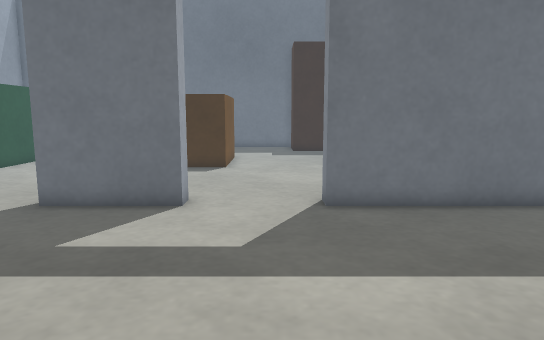
View 1 (above)

18 first-person views from a walk through a robot-simulator world made for Webots. The camera is 0.5 m above the floor, tilts 8° down and sees 70° across. The floor is counted in squares, 0.2 m on a side. Each view is taken from the middle of a square. On the plan, view 1 faces up. The plan holds only what a view shows up to about 20 squares ahead; the rest is blank.

View 2
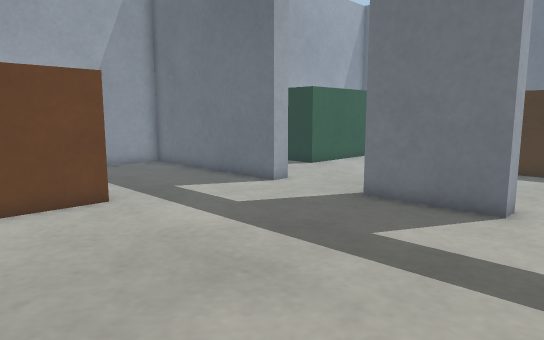

View 3
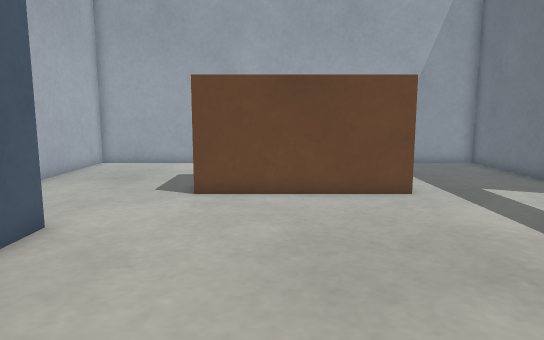

View 4
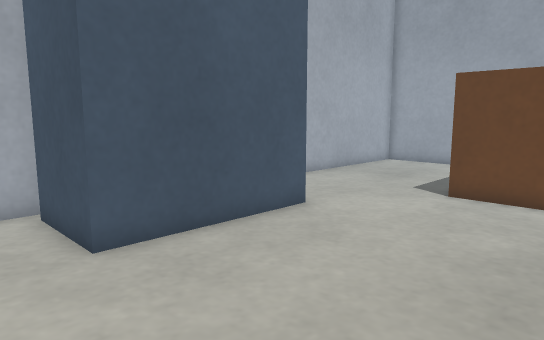

View 5
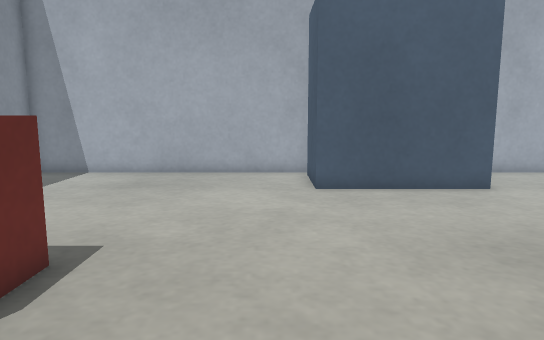

View 6
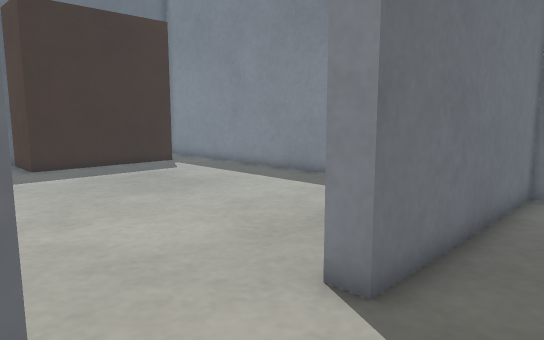

View 7
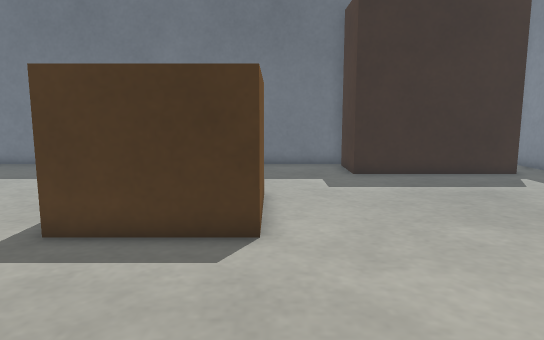

View 8
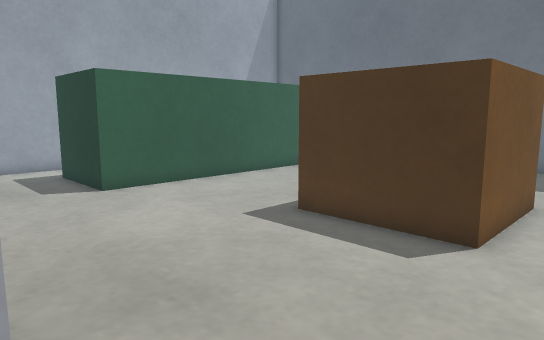

View 9
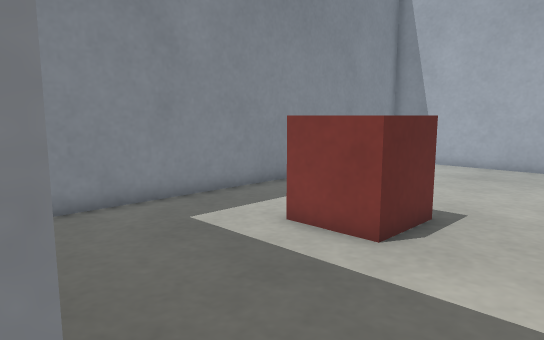

View 10
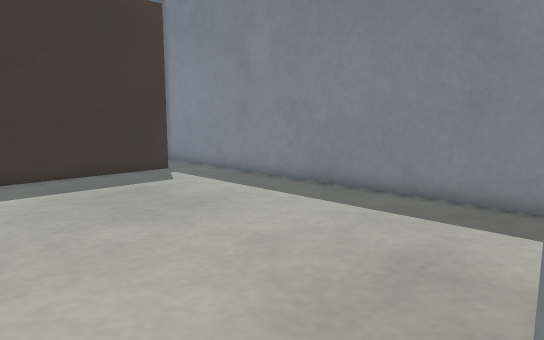

View 11
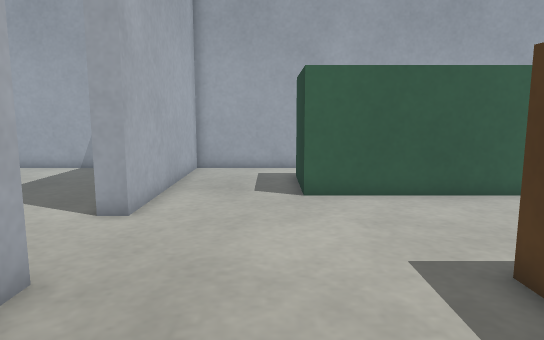

View 12
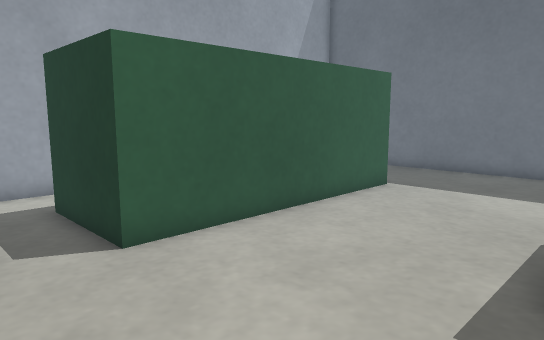

View 13
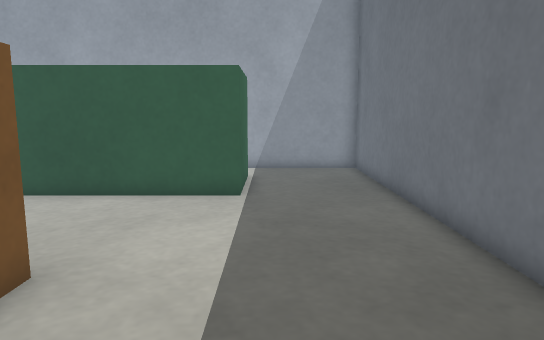

View 14
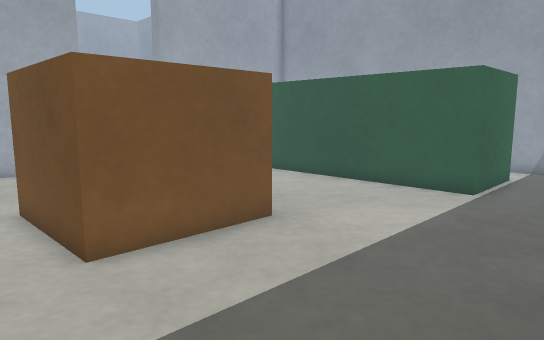

View 15
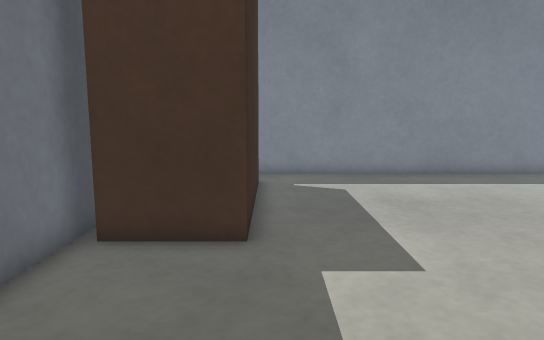

View 16
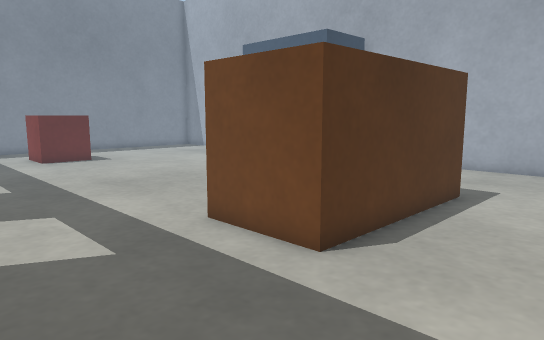

View 17
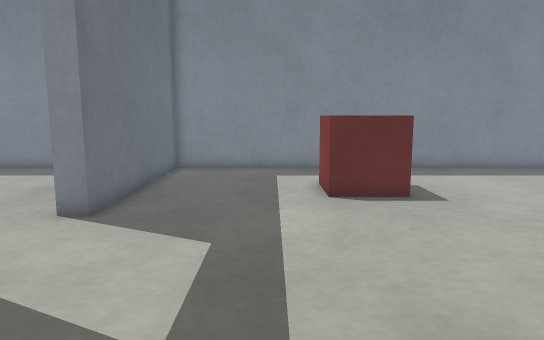

View 18
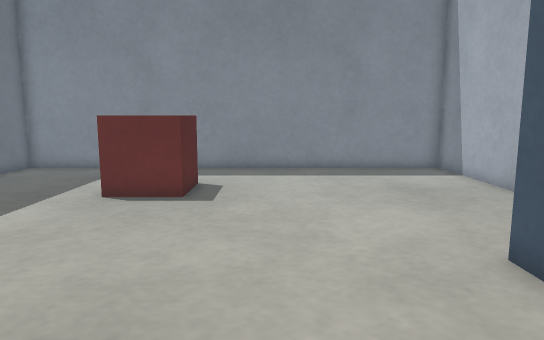

### Floor plan
Key: @ floor where view 1 was taken; # wall or solid block; . floor; B green box; R brown box; C cabinet; E red box.
Columns run from 20 left of view 1 to 11 right of it. Each row starts with its distance up from view 1.
 31 ########################       #
 30 #.....................R       .#
 29 #.....................R       .#
 28 #.....................RRRRRRR..#
 27 #..............................#
 26 #..BBBBB.......................#
 25 #      B.......................#
 24 #      B.......................#
 23 #      B.....RRRRRR............#
 22 #      B.....     R............#
 21 #      B.....     R............#
 20 #      B.....     R............#
 19 #      B.....RRRRRR............#
 18 #      B.......................#
 17 #.     B.......................#
 16 #..BBBBB.......................#
 15 #..............................#
 14 #..............................#
 13 #..............................#
 12 #............................  #
 11 ##########....####....##########
 10 #..............................#
  9 #..............................#
  8 #..............................#
  7 #..............................#
  6 #..............................#
  5 #..............................#
  4 #....RRRRR..............EEE....#
  3 #....R   R..............E  ....#
  2 # ...R   R..............EEE....#
  1 # ...R   R.....................#
  0 #  ..R   R..........@..........#
 -1 #  ..R   R.....................#
 -2 #  ..R   R.....................#
 -3 #  ............................#
 -4 # .............................#
 -5 # ...........CCCCCC............#
 -6 #............C    C............#
 -7 # .......... C    C............#
 -8 # .......... C    C............#
 -9 ############      ##############

Positions as (right, up) in squares from view 1, and headings:
1: (0, 0), facing up
2: (0, 0), facing up-left
3: (1, 0), facing left
4: (1, 2), facing down-left
5: (0, 8), facing down
6: (-3, 8), facing up-right
7: (-2, 11), facing up
8: (0, 11), facing up-left
9: (0, 11), facing down-right
10: (-1, 11), facing up-right
11: (-1, 15), facing left
12: (-6, 13), facing up-left
13: (-1, 27), facing left
14: (0, 30), facing down-left
15: (-6, 27), facing right
16: (-19, 10), facing down-right
17: (-8, 6), facing right
18: (-8, -1), facing right
